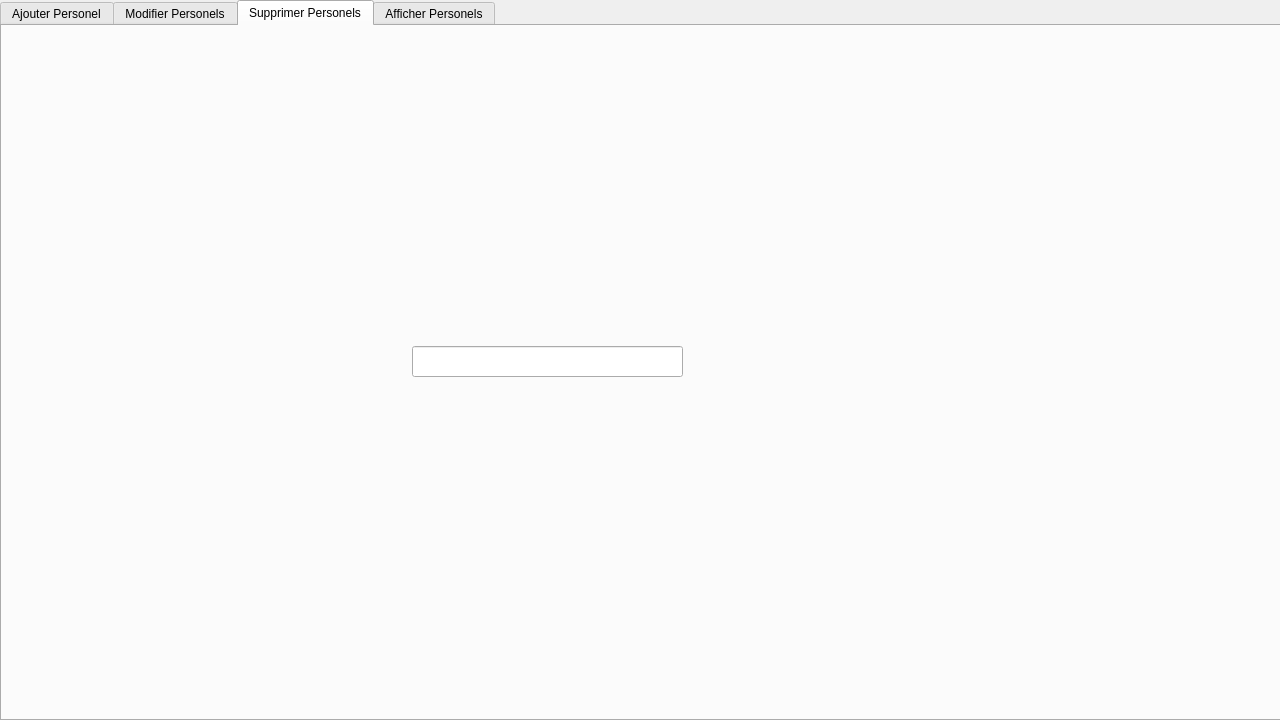
<?xml version="1.0" encoding="UTF-8"?>
<ui version="4.0">
 <class>PersonelsMed</class>
 <widget class="QDialog" name="PersonelsMed">
  <property name="geometry">
   <rect>
    <x>0</x>
    <y>0</y>
    <width>1280</width>
    <height>720</height>
   </rect>
  </property>
  <property name="minimumSize">
   <size>
    <width>1280</width>
    <height>720</height>
   </size>
  </property>
  <property name="maximumSize">
   <size>
    <width>1280</width>
    <height>720</height>
   </size>
  </property>
  <property name="baseSize">
   <size>
    <width>1280</width>
    <height>720</height>
   </size>
  </property>
  <property name="windowTitle">
   <string>MED++</string>
  </property>
  <widget class="QTabWidget" name="tabWidget">
   <property name="geometry">
    <rect>
     <x>0</x>
     <y>0</y>
     <width>1281</width>
     <height>721</height>
    </rect>
   </property>
   <property name="currentIndex">
    <number>2</number>
   </property>
   <widget class="QWidget" name="tab">
    <attribute name="title">
     <string>Ajouter Personel</string>
    </attribute>
    <widget class="QWidget" name="widget" native="true">
     <property name="geometry">
      <rect>
       <x>0</x>
       <y>0</y>
       <width>1281</width>
       <height>701</height>
      </rect>
     </property>
     <property name="styleSheet">
      <string notr="true">QWidget#widget{background-image: url(:/AjoutPerso.png);}</string>
     </property>
     <widget class="QLineEdit" name="Occupation">
      <property name="geometry">
       <rect>
        <x>150</x>
        <y>229</y>
        <width>211</width>
        <height>31</height>
       </rect>
      </property>
     </widget>
     <widget class="QLineEdit" name="Nom">
      <property name="geometry">
       <rect>
        <x>90</x>
        <y>310</y>
        <width>211</width>
        <height>31</height>
       </rect>
      </property>
     </widget>
     <widget class="QLineEdit" name="Date">
      <property name="geometry">
       <rect>
        <x>210</x>
        <y>400</y>
        <width>211</width>
        <height>31</height>
       </rect>
      </property>
      <property name="styleSheet">
       <string notr="true">QLineEdit#Date
{
color : #ccc
}</string>
      </property>
      <property name="text">
       <string>JJ-MM-AAAA</string>
      </property>
      <property name="clearButtonEnabled">
       <bool>true</bool>
      </property>
     </widget>
     <widget class="QLineEdit" name="carteid">
      <property name="geometry">
       <rect>
        <x>80</x>
        <y>490</y>
        <width>211</width>
        <height>31</height>
       </rect>
      </property>
     </widget>
     <widget class="QLineEdit" name="Horaire">
      <property name="geometry">
       <rect>
        <x>280</x>
        <y>660</y>
        <width>141</width>
        <height>31</height>
       </rect>
      </property>
     </widget>
     <widget class="QLineEdit" name="Salaire">
      <property name="geometry">
       <rect>
        <x>170</x>
        <y>570</y>
        <width>211</width>
        <height>31</height>
       </rect>
      </property>
     </widget>
     <widget class="QLineEdit" name="Special">
      <property name="geometry">
       <rect>
        <x>600</x>
        <y>230</y>
        <width>211</width>
        <height>31</height>
       </rect>
      </property>
     </widget>
     <widget class="QLineEdit" name="Prenom">
      <property name="geometry">
       <rect>
        <x>570</x>
        <y>310</y>
        <width>211</width>
        <height>31</height>
       </rect>
      </property>
     </widget>
     <widget class="QLineEdit" name="Sexe">
      <property name="geometry">
       <rect>
        <x>570</x>
        <y>400</y>
        <width>211</width>
        <height>31</height>
       </rect>
      </property>
      <property name="text">
       <string/>
      </property>
     </widget>
     <widget class="QLineEdit" name="Tel">
      <property name="geometry">
       <rect>
        <x>580</x>
        <y>490</y>
        <width>211</width>
        <height>31</height>
       </rect>
      </property>
     </widget>
     <widget class="QLineEdit" name="LineEdit_6">
      <property name="geometry">
       <rect>
        <x>700</x>
        <y>570</y>
        <width>211</width>
        <height>31</height>
       </rect>
      </property>
     </widget>
     <widget class="QLineEdit" name="Mail">
      <property name="geometry">
       <rect>
        <x>610</x>
        <y>660</y>
        <width>211</width>
        <height>31</height>
       </rect>
      </property>
     </widget>
     <widget class="QWidget" name="widget_2" native="true">
      <property name="geometry">
       <rect>
        <x>1130</x>
        <y>399</y>
        <width>121</width>
        <height>41</height>
       </rect>
      </property>
      <widget class="QPushButton" name="save">
       <property name="geometry">
        <rect>
         <x>4</x>
         <y>-8</y>
         <width>121</width>
         <height>51</height>
        </rect>
       </property>
       <property name="styleSheet">
        <string notr="true">QPushButton{
border-style:solid;

background-color:#AARRGGBB ;
color:#fff;
border-radius:7px;
}
</string>
       </property>
       <property name="text">
        <string/>
       </property>
      </widget>
     </widget>
     <widget class="QWidget" name="widget_3" native="true">
      <property name="geometry">
       <rect>
        <x>1159</x>
        <y>80</y>
        <width>111</width>
        <height>41</height>
       </rect>
      </property>
      <widget class="QPushButton" name="retour">
       <property name="geometry">
        <rect>
         <x>0</x>
         <y>0</y>
         <width>111</width>
         <height>41</height>
        </rect>
       </property>
       <property name="styleSheet">
        <string notr="true">QPushButton{
border-style:solid;

background-color:#AARRGGBB ;
color:#fff;
border-radius:7px;
}

</string>
       </property>
       <property name="text">
        <string/>
       </property>
      </widget>
     </widget>
    </widget>
   </widget>
   <widget class="QWidget" name="tab_2">
    <attribute name="title">
     <string>Modifier Personels</string>
    </attribute>
    <widget class="QComboBox" name="comboBox">
     <property name="geometry">
      <rect>
       <x>30</x>
       <y>80</y>
       <width>221</width>
       <height>22</height>
      </rect>
     </property>
    </widget>
    <widget class="QPushButton" name="pushButton_2">
     <property name="geometry">
      <rect>
       <x>270</x>
       <y>80</y>
       <width>91</width>
       <height>23</height>
      </rect>
     </property>
     <property name="text">
      <string>PushButton</string>
     </property>
    </widget>
   </widget>
   <widget class="QWidget" name="tab_3">
    <attribute name="title">
     <string>Supprimer Personels</string>
    </attribute>
    <widget class="QWidget" name="widget_7" native="true">
     <property name="geometry">
      <rect>
       <x>0</x>
       <y>0</y>
       <width>1281</width>
       <height>691</height>
      </rect>
     </property>
     <property name="styleSheet">
      <string notr="true">QWidget#widget_7
{
	background-image: url(:/SuprimerPerso.png);
}</string>
     </property>
     <widget class="QLineEdit" name="CINsup">
      <property name="geometry">
       <rect>
        <x>410</x>
        <y>320</y>
        <width>271</width>
        <height>31</height>
       </rect>
      </property>
      <property name="clearButtonEnabled">
       <bool>true</bool>
      </property>
     </widget>
     <widget class="QWidget" name="widget_8" native="true">
      <property name="geometry">
       <rect>
        <x>1159</x>
        <y>80</y>
        <width>111</width>
        <height>41</height>
       </rect>
      </property>
      <widget class="QPushButton" name="pushButton_3">
       <property name="geometry">
        <rect>
         <x>0</x>
         <y>0</y>
         <width>111</width>
         <height>41</height>
        </rect>
       </property>
       <property name="styleSheet">
        <string notr="true">QPushButton{
border-style:solid;

background-color:#AARRGGBB ;
color:#fff;
border-radius:7px;
}</string>
       </property>
       <property name="text">
        <string/>
       </property>
      </widget>
     </widget>
     <widget class="QWidget" name="widget_9" native="true">
      <property name="geometry">
       <rect>
        <x>1140</x>
        <y>650</y>
        <width>121</width>
        <height>41</height>
       </rect>
      </property>
      <widget class="QPushButton" name="Delete">
       <property name="geometry">
        <rect>
         <x>4</x>
         <y>2</y>
         <width>121</width>
         <height>41</height>
        </rect>
       </property>
       <property name="styleSheet">
        <string notr="true">QPushButton{
border-style:solid;

background-color:#AARRGGBB ;
color:#fff;
border-radius:7px;
}</string>
       </property>
       <property name="text">
        <string/>
       </property>
      </widget>
     </widget>
    </widget>
   </widget>
   <widget class="QWidget" name="tab_4">
    <attribute name="title">
     <string>Afficher Personels</string>
    </attribute>
    <widget class="QWidget" name="widget_4" native="true">
     <property name="geometry">
      <rect>
       <x>0</x>
       <y>0</y>
       <width>1281</width>
       <height>711</height>
      </rect>
     </property>
     <property name="styleSheet">
      <string notr="true">QWidget#widget_4
{
	background-image: url(:/AfficherPers.png);
}</string>
     </property>
     <widget class="QTableView" name="TabPers">
      <property name="geometry">
       <rect>
        <x>0</x>
        <y>240</y>
        <width>1281</width>
        <height>461</height>
       </rect>
      </property>
     </widget>
     <widget class="QWidget" name="widget_5" native="true">
      <property name="geometry">
       <rect>
        <x>1150</x>
        <y>79</y>
        <width>120</width>
        <height>41</height>
       </rect>
      </property>
      <widget class="QPushButton" name="pushButton">
       <property name="geometry">
        <rect>
         <x>4</x>
         <y>2</y>
         <width>111</width>
         <height>41</height>
        </rect>
       </property>
       <property name="styleSheet">
        <string notr="true">QPushButton{
border-style:solid;

background-color:#AARRGGBB ;
color:#fff;
border-radius:7px;
}</string>
       </property>
       <property name="text">
        <string/>
       </property>
      </widget>
     </widget>
    </widget>
   </widget>
  </widget>
 </widget>
 <resources/>
 <connections/>
</ui>
